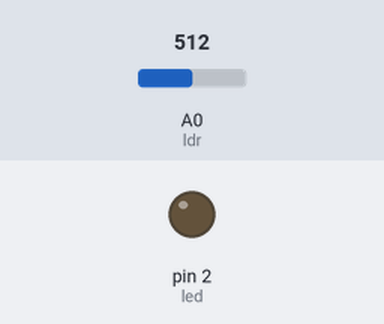
Bench run of a sketch on a simulated Arduino Uno, built with avr-gcc and run on an emulated ATmega328P. Shown: output pins drawn as LEDs (lit = HIGH). The inputs (shaded band) are chosen by the test bench; at power-on: A0 (ldr) = 512.

Above: at 1.2 s.
1.3 s: A0 (ldr) set to 484
At 2.5 s:
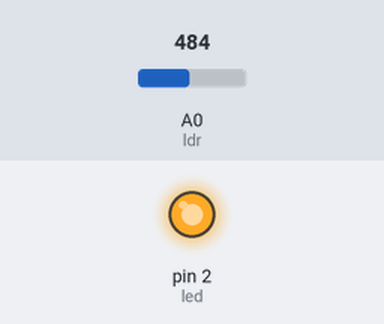
2.8 s: A0 (ldr) set to 510
At 3.6 s:
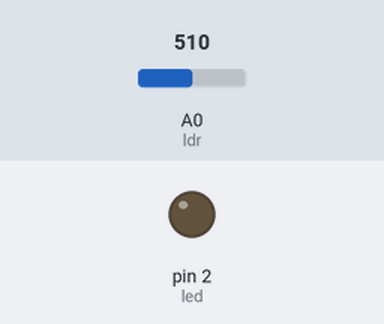
4.3 s: A0 (ldr) set to 490
At 4.8 s:
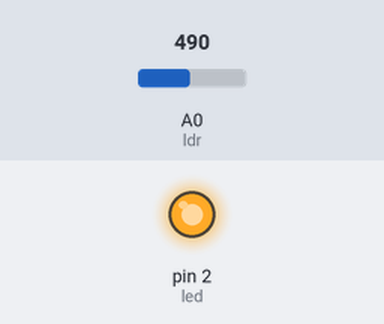
Timing chart, 0 to 7.3 s (numbered marks = the images above; inputs shaded):
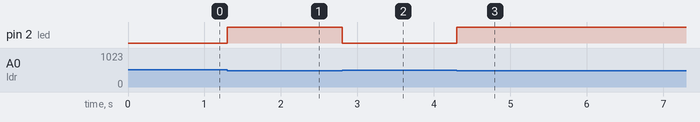

Measured:
- the behaviour switches between 501 and 500 on A0 (ldr) (found by bisection; images 0 and 1)
- after the input at 1.3 s, pin 2 (led): LOW → HIGH at once
- after the input at 2.8 s, pin 2 (led): HIGH → LOW at once
- after the input at 4.3 s, pin 2 (led): LOW → HIGH at once

The sketch:

task_2.ino
```cpp
  int ldr = A0;		//assigning ldr pin no.
  int led = 2;		//assigning led pin no.

  void setup()
  {
    pinMode(led, OUTPUT);	//setting pinmode as output
    pinMode(ldr, INPUT);	//setting pinmode as input
  }

  void loop()
  {
    if ( analogRead(ldr) > 500)	//reading light intensity
      digitalWrite(led, 0);	//turn OFF condition

    else
      digitalWrite(led, 1);	//turn ON condition
  }
```
